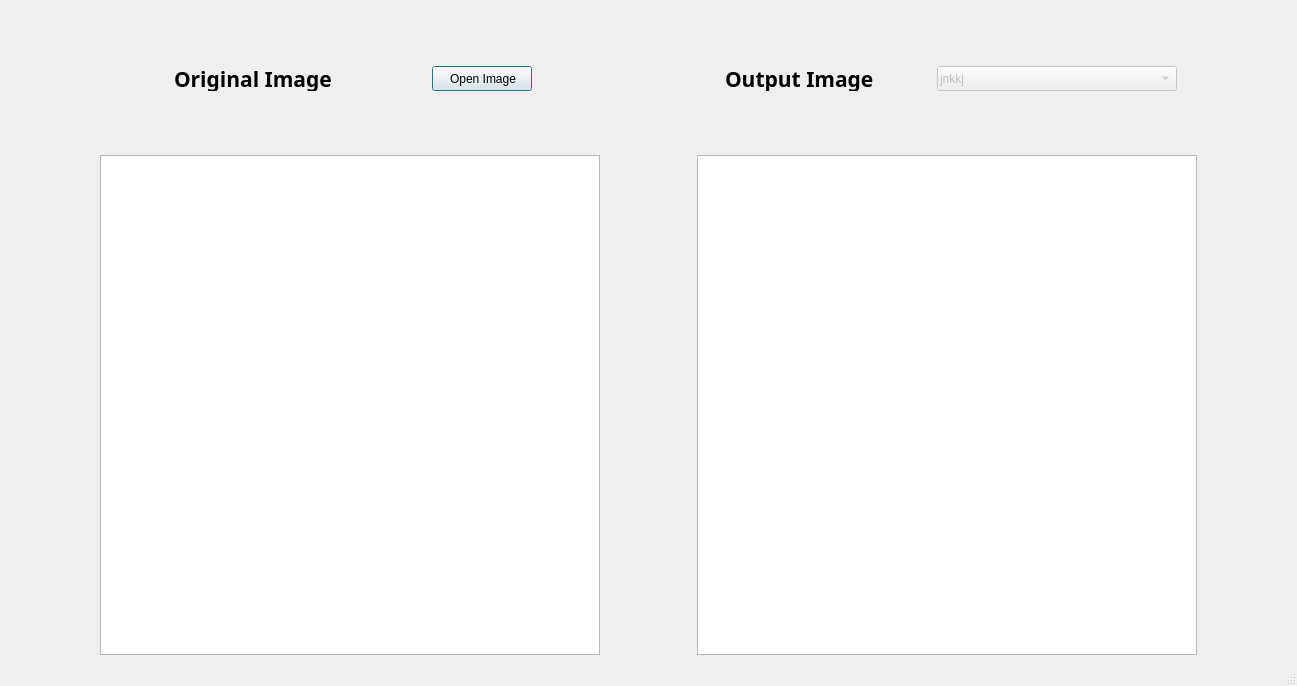
<?xml version="1.0" encoding="UTF-8"?>
<ui version="4.0">
 <class>MainWindow</class>
 <widget class="QMainWindow" name="MainWindow">
  <property name="windowModality">
   <enum>Qt::ApplicationModal</enum>
  </property>
  <property name="geometry">
   <rect>
    <x>0</x>
    <y>0</y>
    <width>1297</width>
    <height>686</height>
   </rect>
  </property>
  <property name="sizePolicy">
   <sizepolicy hsizetype="Maximum" vsizetype="Maximum">
    <horstretch>0</horstretch>
    <verstretch>0</verstretch>
   </sizepolicy>
  </property>
  <property name="minimumSize">
   <size>
    <width>1148</width>
    <height>591</height>
   </size>
  </property>
  <property name="maximumSize">
   <size>
    <width>16777215</width>
    <height>16777215</height>
   </size>
  </property>
  <property name="font">
   <font>
    <pointsize>12</pointsize>
   </font>
  </property>
  <property name="windowTitle">
   <string>FeaturVio</string>
  </property>
  <property name="styleSheet">
   <string notr="true">QWidget{
padding-left: 2px
}</string>
  </property>
  <widget class="QWidget" name="centralwidget">
   <layout class="QHBoxLayout" name="horizontalLayout_3">
    <item>
     <layout class="QVBoxLayout" name="verticalLayout">
      <item>
       <layout class="QHBoxLayout" name="horizontalLayout">
        <property name="spacing">
         <number>0</number>
        </property>
        <property name="sizeConstraint">
         <enum>QLayout::SetMinimumSize</enum>
        </property>
        <item alignment="Qt::AlignVCenter">
         <widget class="QLabel" name="imageLabel_1">
          <property name="sizePolicy">
           <sizepolicy hsizetype="Expanding" vsizetype="Expanding">
            <horstretch>0</horstretch>
            <verstretch>0</verstretch>
           </sizepolicy>
          </property>
          <property name="minimumSize">
           <size>
            <width>200</width>
            <height>25</height>
           </size>
          </property>
          <property name="maximumSize">
           <size>
            <width>120</width>
            <height>25</height>
           </size>
          </property>
          <property name="font">
           <font>
            <family>AlHor</family>
            <pointsize>16</pointsize>
            <weight>75</weight>
            <bold>true</bold>
           </font>
          </property>
          <property name="text">
           <string>Original Image</string>
          </property>
         </widget>
        </item>
        <item alignment="Qt::AlignVCenter">
         <widget class="QPushButton" name="open_image">
          <property name="sizePolicy">
           <sizepolicy hsizetype="Expanding" vsizetype="Expanding">
            <horstretch>0</horstretch>
            <verstretch>0</verstretch>
           </sizepolicy>
          </property>
          <property name="minimumSize">
           <size>
            <width>90</width>
            <height>25</height>
           </size>
          </property>
          <property name="maximumSize">
           <size>
            <width>100</width>
            <height>25</height>
           </size>
          </property>
          <property name="text">
           <string>Open Image</string>
          </property>
          <property name="autoDefault">
           <bool>false</bool>
          </property>
          <property name="default">
           <bool>true</bool>
          </property>
          <property name="flat">
           <bool>false</bool>
          </property>
         </widget>
        </item>
       </layout>
      </item>
      <item alignment="Qt::AlignHCenter|Qt::AlignVCenter">
       <widget class="PhotoViewer" name="original_image">
        <property name="sizePolicy">
         <sizepolicy hsizetype="Fixed" vsizetype="Fixed">
          <horstretch>0</horstretch>
          <verstretch>0</verstretch>
         </sizepolicy>
        </property>
        <property name="minimumSize">
         <size>
          <width>500</width>
          <height>500</height>
         </size>
        </property>
        <property name="maximumSize">
         <size>
          <width>16777215</width>
          <height>16777215</height>
         </size>
        </property>
        <property name="sizeIncrement">
         <size>
          <width>10</width>
          <height>10</height>
         </size>
        </property>
        <property name="baseSize">
         <size>
          <width>210</width>
          <height>210</height>
         </size>
        </property>
        <property name="styleSheet">
         <string notr="true"/>
        </property>
       </widget>
      </item>
     </layout>
    </item>
    <item>
     <layout class="QVBoxLayout" name="verticalLayout_2">
      <item>
       <layout class="QHBoxLayout" name="horizontalLayout_2">
        <property name="spacing">
         <number>0</number>
        </property>
        <item alignment="Qt::AlignVCenter">
         <widget class="QLabel" name="imageLabel_2">
          <property name="sizePolicy">
           <sizepolicy hsizetype="Expanding" vsizetype="Expanding">
            <horstretch>0</horstretch>
            <verstretch>0</verstretch>
           </sizepolicy>
          </property>
          <property name="minimumSize">
           <size>
            <width>200</width>
            <height>25</height>
           </size>
          </property>
          <property name="maximumSize">
           <size>
            <width>120</width>
            <height>25</height>
           </size>
          </property>
          <property name="font">
           <font>
            <family>AlHor</family>
            <pointsize>16</pointsize>
            <weight>75</weight>
            <bold>true</bold>
           </font>
          </property>
          <property name="text">
           <string>Output Image</string>
          </property>
         </widget>
        </item>
        <item alignment="Qt::AlignVCenter">
         <widget class="QComboBox" name="features_combobox">
          <property name="enabled">
           <bool>false</bool>
          </property>
          <property name="sizePolicy">
           <sizepolicy hsizetype="Expanding" vsizetype="Fixed">
            <horstretch>0</horstretch>
            <verstretch>0</verstretch>
           </sizepolicy>
          </property>
          <property name="minimumSize">
           <size>
            <width>160</width>
            <height>25</height>
           </size>
          </property>
          <property name="maximumSize">
           <size>
            <width>240</width>
            <height>25</height>
           </size>
          </property>
          <property name="editable">
           <bool>false</bool>
          </property>
          <property name="placeholderText">
           <string>jnkkj</string>
          </property>
          <item>
           <property name="text">
            <string>Harris Response</string>
           </property>
          </item>
          <item>
           <property name="text">
            <string>Corners</string>
           </property>
          </item>
          <item>
           <property name="text">
            <string>SIFT</string>
           </property>
          </item>
          <item>
           <property name="text">
            <string>SSD</string>
           </property>
          </item>
         </widget>
        </item>
       </layout>
      </item>
      <item alignment="Qt::AlignHCenter|Qt::AlignVCenter">
       <widget class="PhotoViewer" name="output_image">
        <property name="sizePolicy">
         <sizepolicy hsizetype="Fixed" vsizetype="Fixed">
          <horstretch>0</horstretch>
          <verstretch>0</verstretch>
         </sizepolicy>
        </property>
        <property name="minimumSize">
         <size>
          <width>500</width>
          <height>500</height>
         </size>
        </property>
        <property name="maximumSize">
         <size>
          <width>16777215</width>
          <height>16777215</height>
         </size>
        </property>
        <property name="sizeIncrement">
         <size>
          <width>10</width>
          <height>10</height>
         </size>
        </property>
        <property name="baseSize">
         <size>
          <width>210</width>
          <height>210</height>
         </size>
        </property>
       </widget>
      </item>
     </layout>
    </item>
   </layout>
  </widget>
  <widget class="QStatusBar" name="statusbar"/>
  <widget class="QToolBar" name="toolBar">
   <property name="maximumSize">
    <size>
     <width>16777215</width>
     <height>0</height>
    </size>
   </property>
   <property name="windowTitle">
    <string>toolBar</string>
   </property>
   <attribute name="toolBarArea">
    <enum>TopToolBarArea</enum>
   </attribute>
   <attribute name="toolBarBreak">
    <bool>false</bool>
   </attribute>
   <addaction name="actionReset"/>
  </widget>
  <action name="actionReset">
   <property name="text">
    <string>reset</string>
   </property>
   <property name="shortcut">
    <string>Ctrl+R</string>
   </property>
  </action>
 </widget>
 <customwidgets>
  <customwidget>
   <class>PhotoViewer</class>
   <extends>QGraphicsView</extends>
   <header>widgets/photoviewer.h</header>
  </customwidget>
 </customwidgets>
 <resources/>
 <connections/>
</ui>
